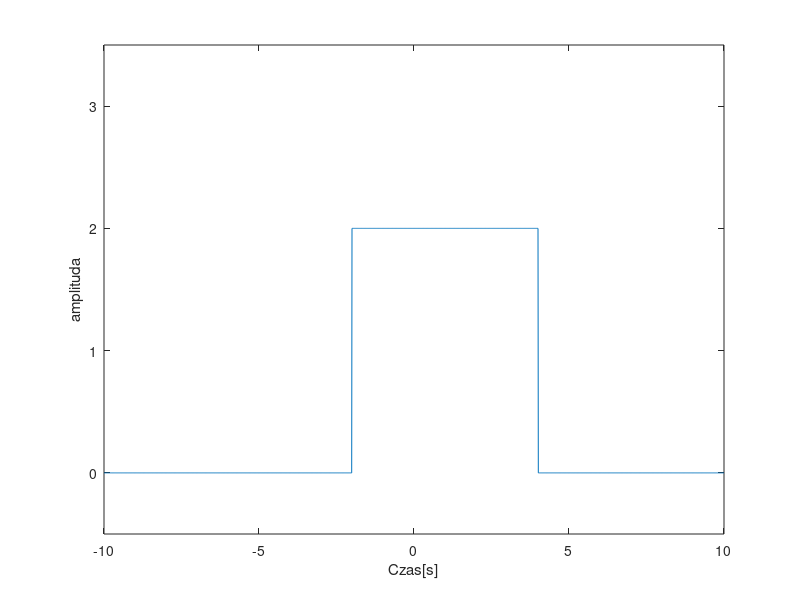

Write MATLAB code to recreate this figure.
close all; clear; clc;
%sygnal prostokątny
Fs = 100;
t = 0:(1/Fs):8;
x = 3*(t>=2 & t<=6);
plot(t,x);
xlabel("Czas[s]");
ylabel("amplituda");
ylim([-0.5,3.5]);
mean(x)
sum(x.^2)/Fs % liczona enaergia/ poczielona przez czestotliwaosc 
x*x'/Fs
%%
close all; clear; clc;
%sygnal trójkątny !!!
Fs = 100;
t = -5:(1/Fs):5;
x = 2*(1-abs(t)/3).*(abs(t)<3);
plot(t,x);
xlabel("Czas[s]");
ylabel("amplituda");
mean(x)
%%
close all; clear; clc;
%sygnal dyskretny !!!
%wykres sinusa
Fs = 100;
t = -5:(1/Fs):10;
amp = -t/15+8/3;
sin1 = sin(2*pi*t/0.5);
x  = (8/3 - t/15).*sin1;
plot(t,x)
x = sinc(t)
plot(t,x)
%%
close all; clear; clc;
%sygnal dyskretny !!!
%funkcja SZAA
Fs = 100;
t = -5:(1/Fs):10;
x = (mod(t,0.73)==0)
plot(t,x)
%%
close all; clear; clc;
%sygnal Krzywa Gaussa !!!
Fs = 100;
amp = pi, sr=2, odch = 1.5
t = -5:(1/Fs):10;
x = pi*exp(-(t-2).*(t-2)/(2*1.5*1.5));
plot(t,x)
%%
close all; clear; clc;
%sygnal prostokątny
Fs = 100;
t = -10:(1/Fs):10;
x = 2*(t>=-2 & t<=4);
plot(t,x);
xlabel("Czas[s]");
ylabel("amplituda");
ylim([-0.5,3.5]);
mean(x)
sum(x.^2)/Fs % liczona enaergia/ poczielona przez czestotliwaosc 
x*x'/Fs